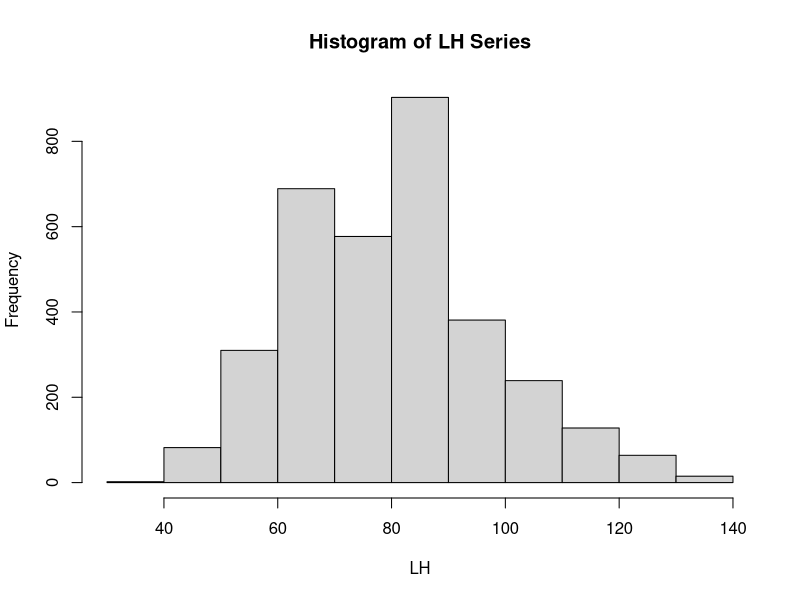
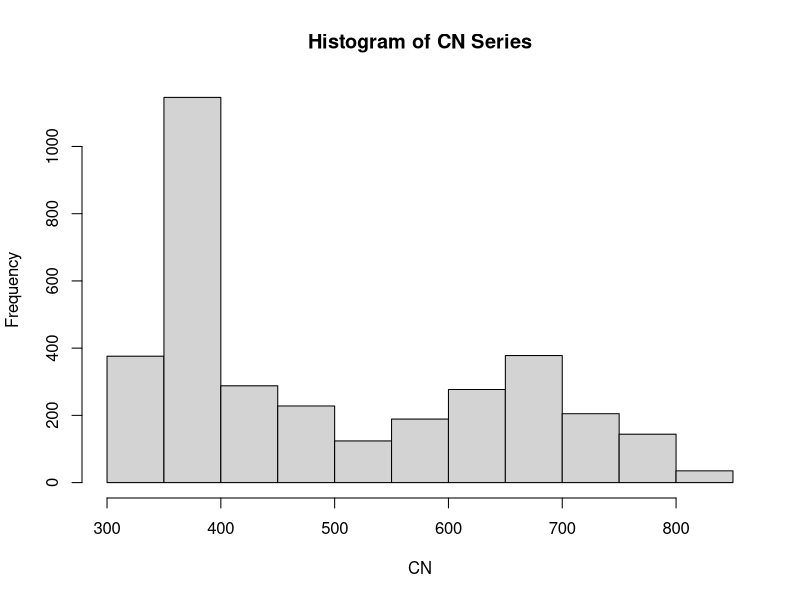
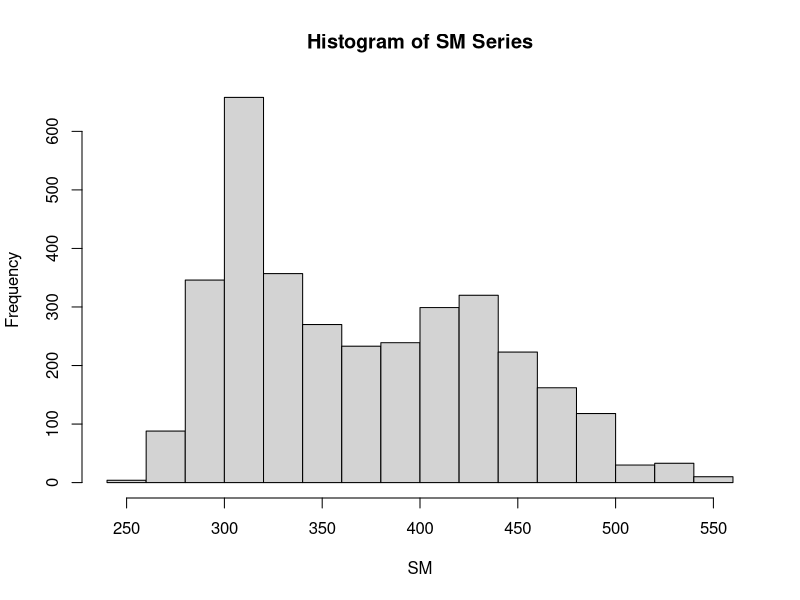

These figures' R source, in order:
install.packages("urca")
library(urca)

#set a working directory
setwd("C:/Users/aless/Documents/471/Data")

#read in data
spread <- read.csv("crack.csv", skip=5)

#rename columns to LH, CN, and SM respectively
names(spread)[names(spread) == "PX_LAST"] <- "LH"
names(spread)[names(spread) == "PX_LAST.1"] <- "CN"
names(spread)[names(spread) == "PX_LAST.2"] <- "SM"

#compute summary statistics for "LH", "CN", and "SM"
summary(spread$LH)
summary(spread$CN)
summary(spread$SM)

#draw respective histograms
hist(spread$LH, main="Histogram of LH Series", xlab="LH", ylab="Frequency")
hist(spread$CN, main="Histogram of CN Series", xlab="CN", ylab="Frequency")
hist(spread$SM, main="Histogram of SM Series", xlab="SM", ylab="Frequency")

#regress "LH" on "CN"
LH_on_CN <- lm(LH ~ CN, data=spread)
summary(LH_on_CN)

#regress "LH" on "SM"
LH_on_SM <- lm(LH ~ SM, data=spread)
summary(LH_on_SM)

#regress "LH" on both "CN" and "SM"
LH_on_CN_SM <- lm(LH ~ CN + SM, data=spread)
summary(LH_on_CN_SM)

#form first difference series for "LH", "CN", and "SM"
spread$LH_firstdiff <- c(NA, diff(spread$LH))
spread$CN_firstdiff <- c(NA, diff(spread$CN))
spread$SM_firstdiff <- c(NA, diff(spread$SM))

#conduct phillips-perron unit root test on all series
##LH
pp_LH <- ur.pp(spread$LH)
summary(pp_LH)
pp_LH_diff <- ur.pp(spread$LH_firstdiff)
summary(pp_LH_diff)

##CN
pp_CN <- ur.pp(spread$CN)
summary(pp_CN)
pp_CN_diff <- ur.pp(spread$CN_firstdiff)
summary(pp_CN_diff)

##SM
pp_SM <- ur.pp(spread$SM)
summary(pp_SM)
pp_SM_diff <- ur.pp(spread$SM_firstdiff)
summary(pp_SM_diff)

#conduct the Johansen Test
sub_spread <- spread[, c("LH", "CN", "SM")]
ss_matrix <- as.matrix(sub_spread)
johansen_test <- ca.jo(ss_matrix, type="trace", ecdet="const", K=2)
summary(johansen_test)
